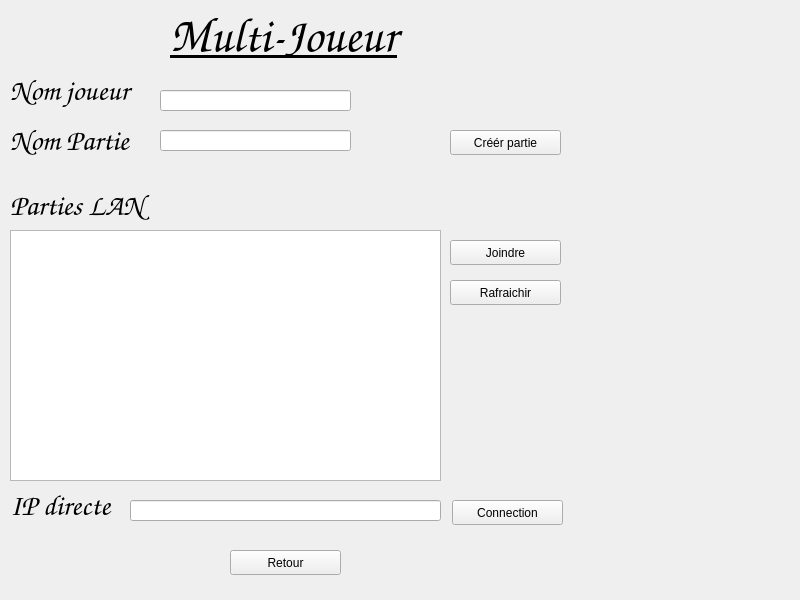
<?xml version="1.0" encoding="UTF-8"?>
<ui version="4.0">
 <class>Lobby</class>
 <widget class="QWidget" name="Lobby">
  <property name="geometry">
   <rect>
    <x>0</x>
    <y>0</y>
    <width>800</width>
    <height>600</height>
   </rect>
  </property>
  <property name="windowTitle">
   <string>Form</string>
  </property>
  <widget class="QListWidget" name="listPartie">
   <property name="geometry">
    <rect>
     <x>10</x>
     <y>230</y>
     <width>431</width>
     <height>251</height>
    </rect>
   </property>
  </widget>
  <widget class="QLabel" name="label">
   <property name="geometry">
    <rect>
     <x>10</x>
     <y>70</y>
     <width>131</width>
     <height>41</height>
    </rect>
   </property>
   <property name="font">
    <font>
     <family>URW Chancery L</family>
     <pointsize>22</pointsize>
     <italic>true</italic>
    </font>
   </property>
   <property name="text">
    <string>Nom joueur</string>
   </property>
  </widget>
  <widget class="QLabel" name="label_2">
   <property name="geometry">
    <rect>
     <x>10</x>
     <y>120</y>
     <width>131</width>
     <height>41</height>
    </rect>
   </property>
   <property name="font">
    <font>
     <family>URW Chancery L</family>
     <pointsize>22</pointsize>
     <italic>true</italic>
    </font>
   </property>
   <property name="text">
    <string>Nom Partie</string>
   </property>
  </widget>
  <widget class="QLabel" name="label_3">
   <property name="geometry">
    <rect>
     <x>10</x>
     <y>190</y>
     <width>151</width>
     <height>31</height>
    </rect>
   </property>
   <property name="font">
    <font>
     <family>URW Chancery L</family>
     <pointsize>22</pointsize>
     <italic>true</italic>
    </font>
   </property>
   <property name="text">
    <string>Parties LAN</string>
   </property>
  </widget>
  <widget class="QLabel" name="label_4">
   <property name="geometry">
    <rect>
     <x>10</x>
     <y>490</y>
     <width>151</width>
     <height>31</height>
    </rect>
   </property>
   <property name="font">
    <font>
     <family>URW Chancery L</family>
     <pointsize>22</pointsize>
     <italic>true</italic>
    </font>
   </property>
   <property name="text">
    <string>IP directe</string>
   </property>
  </widget>
  <widget class="QLineEdit" name="txt_Joueur">
   <property name="geometry">
    <rect>
     <x>160</x>
     <y>90</y>
     <width>191</width>
     <height>21</height>
    </rect>
   </property>
  </widget>
  <widget class="QLineEdit" name="txt_Partie">
   <property name="geometry">
    <rect>
     <x>160</x>
     <y>130</y>
     <width>191</width>
     <height>21</height>
    </rect>
   </property>
  </widget>
  <widget class="QLineEdit" name="txt_IPdirecte">
   <property name="geometry">
    <rect>
     <x>130</x>
     <y>500</y>
     <width>311</width>
     <height>21</height>
    </rect>
   </property>
  </widget>
  <widget class="QPushButton" name="btn_Creer">
   <property name="geometry">
    <rect>
     <x>450</x>
     <y>130</y>
     <width>111</width>
     <height>25</height>
    </rect>
   </property>
   <property name="text">
    <string>Créér partie</string>
   </property>
  </widget>
  <widget class="QPushButton" name="btn_joindre">
   <property name="geometry">
    <rect>
     <x>450</x>
     <y>240</y>
     <width>111</width>
     <height>25</height>
    </rect>
   </property>
   <property name="text">
    <string>Joindre</string>
   </property>
  </widget>
  <widget class="QPushButton" name="btn_rafraichir">
   <property name="geometry">
    <rect>
     <x>450</x>
     <y>280</y>
     <width>111</width>
     <height>25</height>
    </rect>
   </property>
   <property name="text">
    <string>Rafraichir</string>
   </property>
  </widget>
  <widget class="QPushButton" name="btn_connextion">
   <property name="geometry">
    <rect>
     <x>452</x>
     <y>500</y>
     <width>111</width>
     <height>25</height>
    </rect>
   </property>
   <property name="text">
    <string>Connection</string>
   </property>
  </widget>
  <widget class="QPushButton" name="btn_retour">
   <property name="geometry">
    <rect>
     <x>230</x>
     <y>550</y>
     <width>111</width>
     <height>25</height>
    </rect>
   </property>
   <property name="text">
    <string>Retour</string>
   </property>
  </widget>
  <widget class="QLabel" name="label_5">
   <property name="geometry">
    <rect>
     <x>170</x>
     <y>10</y>
     <width>241</width>
     <height>51</height>
    </rect>
   </property>
   <property name="font">
    <font>
     <family>URW Chancery L</family>
     <pointsize>36</pointsize>
     <italic>true</italic>
     <underline>true</underline>
    </font>
   </property>
   <property name="text">
    <string>Multi-Joueur</string>
   </property>
  </widget>
 </widget>
 <resources/>
 <connections/>
</ui>
